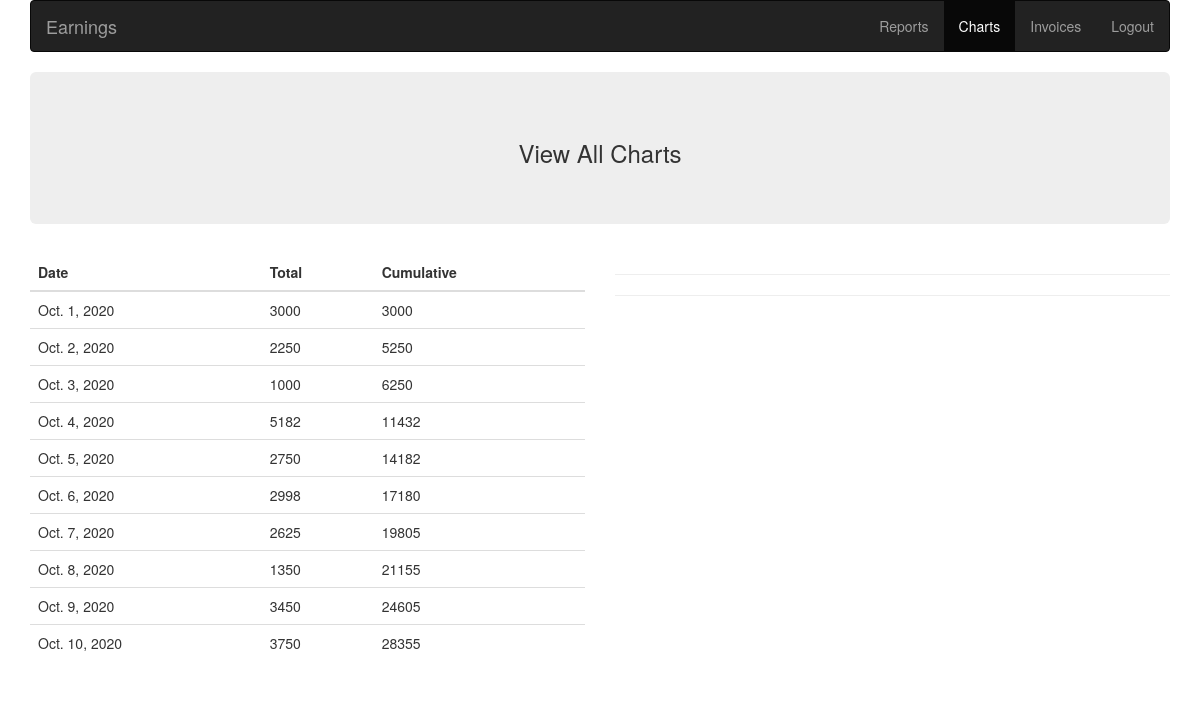
/charts/, run on an earlier commit of the app's database.
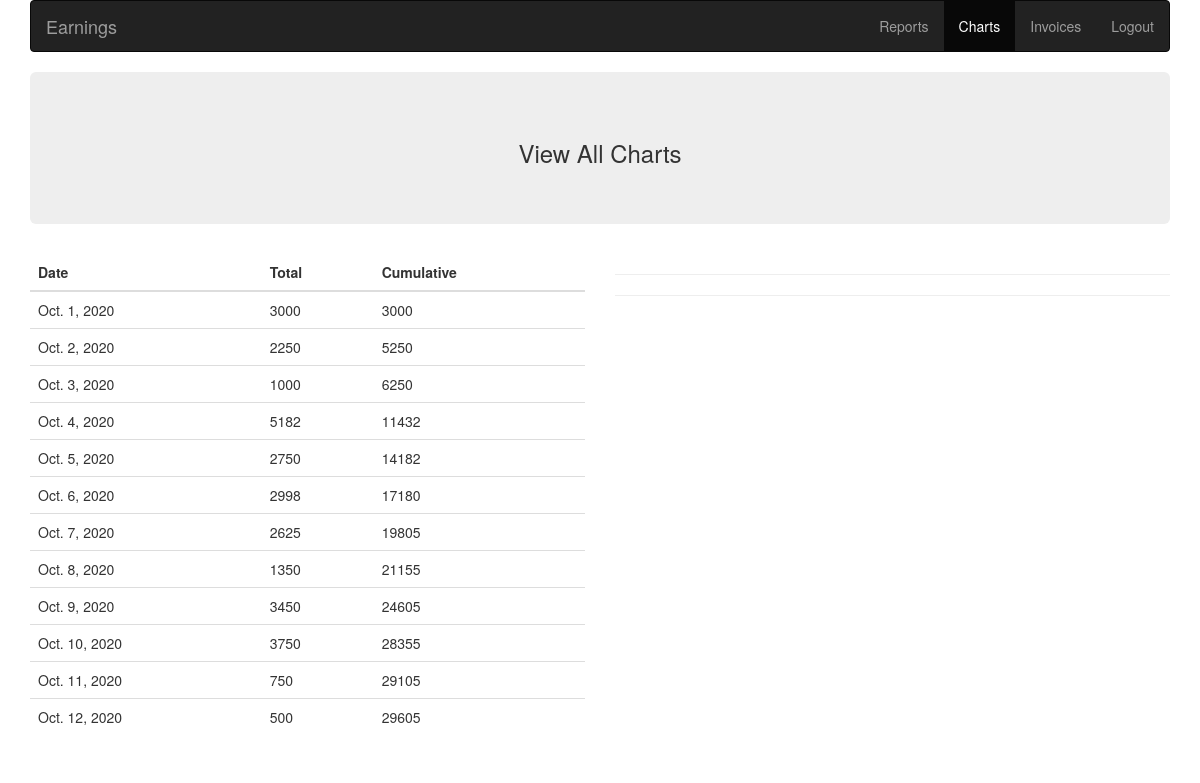
And on a later commit of the database.
### reports/models.py (models this page shows, shortened)
class Class(models.Model):
    student = models.CharField(max_length=30)
    date = models.DateField()
    start_time = models.TimeField()
    end_time = models.TimeField()
    subject = models.CharField(max_length=30)
    topic = models.CharField(max_length=60)
    homework = models.CharField(max_length=60)
    brought_over = models.CharField(max_length=60)
    remarks = models.CharField(max_length=100)
    duration = models.FloatField()
    payout = models.IntegerField()

### charts/views.py (the view)
# urls.py: 2. Add a URL to urlpatterns:  path('', views.home, name='home')
def home(request):
    classes = Class.objects.filter(
        date__gte="2020-10-1",
        date__lte="2020-10-31"
    )
    day_totals = get_day_totals(classes)
    charts_date, charts_day_totals, charts_cum_totals = get_for_chart(day_totals)
    charts_students, charts_stu_totals = get_student_wise(classes)
    context = {
        "day_totals": day_totals,
        "charts_date": charts_date,
        "charts_day_totals" : charts_day_totals,
        "charts_cum_totals" : charts_cum_totals,
        "students": charts_students,
        "chart_student_totals" : charts_stu_totals
    }
    return render(request, 'charts/home.html', context)

### charts/views.py (called while the page is built)
def get_day_totals(classes):
    d_wise = {}
    for c in classes:
        if c.date in d_wise:
            d_wise[c.date][0] += c.payout
        else:
            d_wise[c.date] = []
            d_wise[c.date].append(c.payout)
    cum = 0
    for day in d_wise:
        cum += d_wise[day][0]
        d_wise[day].append(cum)
    return d_wise

def get_for_chart(day_totals):
    dates = []
    d_t = []
    d_c = []
    for key in day_totals:
        dates.append(f"{key.strftime('%d')} {key.strftime('%b')}")
        d_t.append(day_totals[key][0])
        d_c.append(day_totals[key][1])
    return dates, d_t, d_c

def get_student_wise(classes):
    s_wise = {}
    for c in classes:
        if c.student in s_wise:
            s_wise[c.student] += c.payout
        else:
            s_wise[c.student] = c.payout
    s_wise = {k: v for k, v in sorted(s_wise.items(), key=lambda item: item[1], reverse=True)}
    return list(s_wise.keys()), list(s_wise.values())

### charts/templates/charts/home.html (shortened to what this page needs)
<!DOCTYPE html>
<html lang="en">
<head>
    {% load static %}
  <link rel="stylesheet" href="https://maxcdn.bootstrapcdn.com/bootstrap/3.4.1/css/bootstrap.min.css">
</head>
<body>
    <div class="container">
        <nav class="navbar navbar-inverse">
          <div class="container-fluid">
            <div class="navbar-header">
              <a class="navbar-brand" href="{% url 'landing' %}">Earnings</a>
            </div>
            <ul class="nav navbar-nav navbar-right">
              <li><a href="{% url 'dashboard' %}">Reports</a></li>
              <li class="active"><a href="#">Charts</a></li>
              <li><a href="{% url 'invoices_home' %}">Invoices</a></li>
              <li><a href="{% url 'logout' %}">Logout</a></li>
            </ul>
          </div>
        </nav>
        <div class="jumbotron text-center">
            <h3>View All Charts </h3>
        </div>
    </div>
    <div class="container">
        <div class="row">
            <div class="col-md-6">
                <div class="table-responsive">
                  <table class="table table-hover">
                    <thead>
                      <tr>
                        <th>Date</th>
                        <th>Total</th>
                        <th>Cumulative</th>
                      </tr>
                    </thead>
                    <tbody>
                    {% for key, value in day_totals.items %}
                      <tr>
                        <td>{{key}}</td>
                          {% for v in value %}
                            <td>{{v}}</td>
                          {% endfor %}
                      </tr>
                    {% endfor %}
                    </tbody>
                  </table>
              </div>
            </div>
            <div class="col-md-6">
                <hr>
                <hr>
            </div>
        </div>
    </div>
</body>
</html>

What changed in the data, as far as the page shows it:
added Class: day_totals "Oct. 11, 2020"
added Class: day_totals "Oct. 12, 2020"
Also different on the page:
new list line: "750 29105"
new list line: "500 29605"
